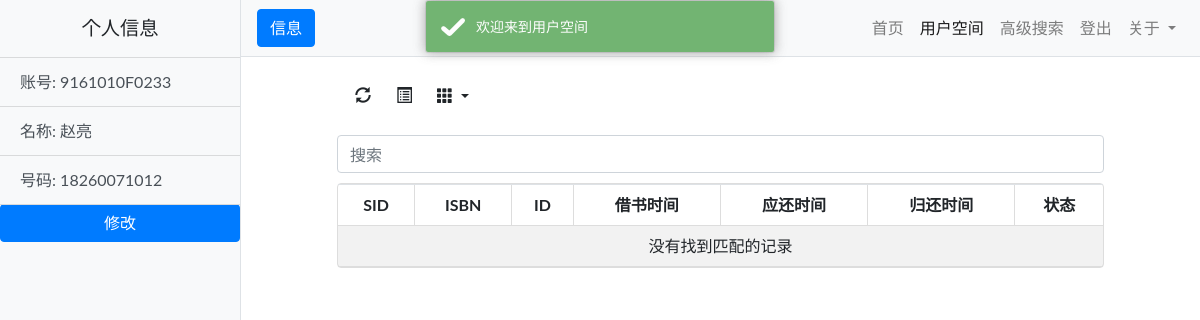
Page /user (signed in) on the earlier database version.
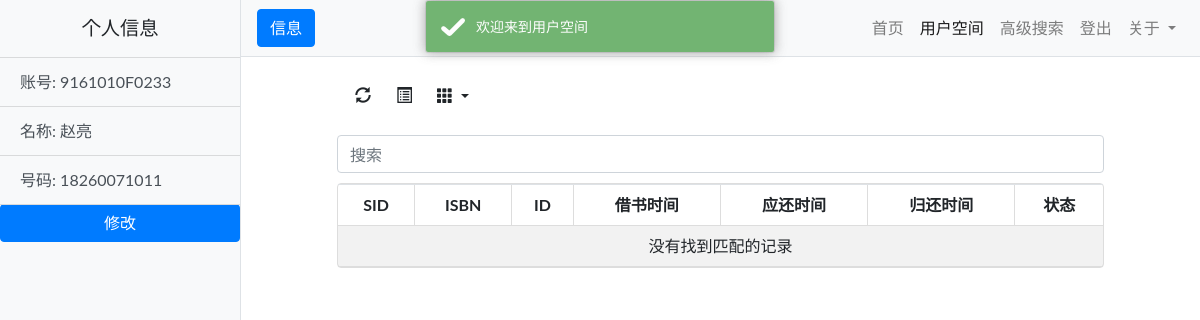
Same page on the later database version.
### BookManage/model.py (models this page shows, shortened)
class User(db.Model):
    __tablename__ = 'user'
    ID = db.Column(db.String(15), primary_key=True, nullable=False)
    name = db.Column(db.String(20), nullable=False)
    password = db.Column(db.String(20), nullable=False)
    phonenum = db.Column(db.String(11), nullable=False)
    def get(self, ID):
        return self.query.filter_by(ID=ID).first()
    def out(self, user):
        return {
            'ID': user.ID,
            'name': user.name,
            'password': user.password,
            'phonenum': user.phonenum
        }

### BookManage/view.py (the view)
    @app.route('/user')
    def user():
        check_user()
        us = User.get(User, ID=session['ID'])
        us = User.out(User, us)
        return render_template('user.html', pinfo=us, welcome='欢迎来到用户空间')

### BookManage/__init__.py (called while the page is built)
def init_app(config_filename):
    app = Flask(__name__)
    app.config.from_object(config_filename)
    @app.after_request
    def after_request(response):
        response.headers.add('Access-Control-Allow-Origin', '*')
        if request.method == 'OPTIONS':
            response.headers['Access-Control-Allow-Methods'] = 'POST'
            headers = request.headers.get('Access-Control-Request-Headers')
            if headers:
                response.headers['Access-Control-Allow-Headers'] = headers
        return response
    from BookManage.model import db
    db.init_app(app)
    from BookManage.view import init_api
    init_api(app)
    return app

### BookManage/templates/user.html (shortened to what this page needs)
{% extends "base.html" %}
{% block navbar %}
<body onload="showalert()">
  <div class="d-flex" id="wrapper">
    <div class="bg-light border-right" id="sidebar-wrapper">
      <div class="sidebar-heading text-center">个人信息</div>
      <div class="list-group list-group-flush">
        <a href="#" class="list-group-item list-group-item-action bg-light">账号: {{ pinfo['ID'] }}</a>
        <a href="#" class="list-group-item list-group-item-action bg-light">名称: {{ pinfo['name'] }}</a>
        <a href="#" class="list-group-item list-group-item-action bg-light">号码: {{ pinfo['phonenum'] }}</a>
        <button class="btn btn-primary" data-toggle="modal" data-target="#modify">修改</button>
      </div>
    </div>
    <div id="page-content-wrapper">
      <nav class="navbar navbar-expand-lg navbar-light bg-light border-bottom">
        <button class="btn btn-primary" id="menu-toggle">信息</button>
        <div class="collapse navbar-collapse" id="navbarSupportedContent">
          <ul class="navbar-nav ml-auto mt-2 mt-lg-0">
            <li class="nav-item">
              <a class="nav-link" href="{{ url_for('index') }}">首页</a>
            </li>
            <li class="nav-item active">
              <a class="nav-link" href="#">用户空间 <span class="sr-only">(current)</span></a>
            </li>
            <li class="nav-item">
              <a class="nav-link" href="{{ url_for('search') }}">高级搜索</a>
            </li>
            <li class="nav-item">
              <a class="nav-link" href="{{ url_for('logout') }}">登出</a>
            </li>
            <li class="nav-item dropdown">
              <a class="nav-link dropdown-toggle" href="#" id="navbarDropdown" role="button" data-toggle="dropdown" aria-haspopup="true" aria-expanded="false">
                关于
              </a>
            </li>
          </ul>
        </div>
      </nav>
        <div style="width: 80%;margin: 0 auto">
            <table id="table" ></table>
        </div>
    </div>
  </div>
{% endblock %}

### BookManage/templates/base.html (shortened to what this page needs)
<!DOCTYPE html>
<html lang="en">
{%- block html %}
  <head>
    {%- block head %}
    {%- block styles %}
    <link rel="stylesheet" href="{{ url_for('static', filename='vendor/bootstrap/css/bootstrap.css') }}">
    <link rel="stylesheet" href="{{ url_for('static', filename='css/style.css') }}">
    <link rel="stylesheet" href="{{ url_for('static', filename='css/simple-sidebar.css') }}">
    <link rel="stylesheet" href="{{ url_for('static', filename='vendor/bootstrap-table/bootstrap-table.min.css') }}">
    <link rel="stylesheet" href="{{ url_for('static', filename='vendor/toastr/toastr.min.css') }}">
    {%- endblock styles %}
    {%- endblock head %}
  </head>
  <body{% block body_attribs %}{% endblock body_attribs %}>
    {% block body -%}
    {% block navbar %}
    {%- endblock navbar %}
    {%- endblock body %}
  </body>
{%- endblock html %}
</html>

### BookManage/static/css/style.css (style rules this page uses)
body { font-family: 'Lato', 'Helvetica Neue', Helvetica, Arial, sans-serif; }

### BookManage/static/css/simple-sidebar.css (style rules this page uses)
body { overflow-x: hidden; }
#sidebar-wrapper { min-height: 100vh; margin-left: -15rem; -webkit-transition: margin .25s ease-out; -moz-transition: margin .25s ease-out; -o-transition: margin .25s ease-out; transition: margin .25s ease-out; }
#sidebar-wrapper .sidebar-heading { padding: 0.875rem 1.25rem; font-size: 1.2rem; }
#sidebar-wrapper .list-group { width: 15rem; }
#page-content-wrapper { min-width: 100vw; }
@media (min-width: 768px) { #sidebar-wrapper { margin-left: 0; } }
@media (min-width: 768px) { #page-content-wrapper { min-width: 0; width: 100%; } }

Differences in the rows shown:
changed User "赵亮": phonenum "18260071012" → "18260071011"
